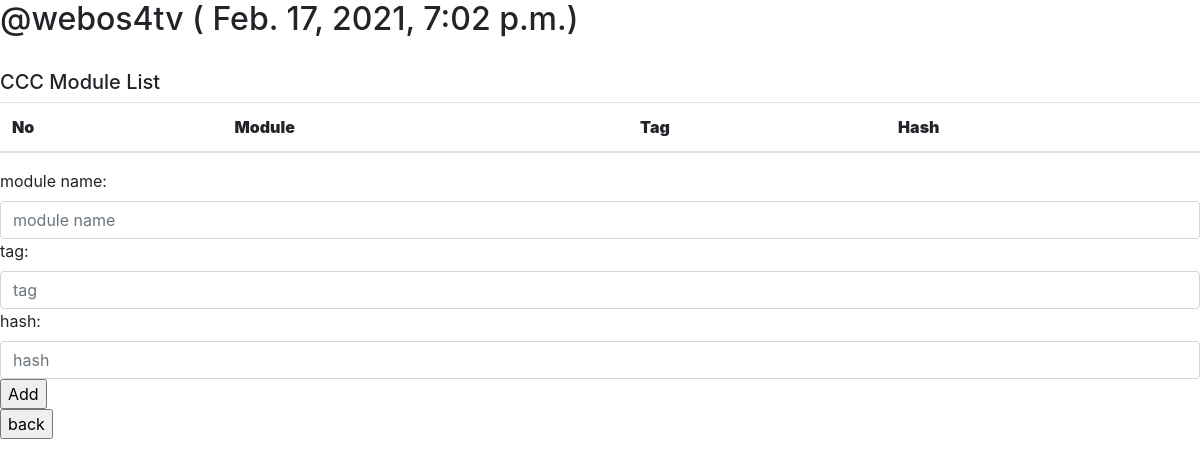
Page /CCC/14/ on the earlier database version.
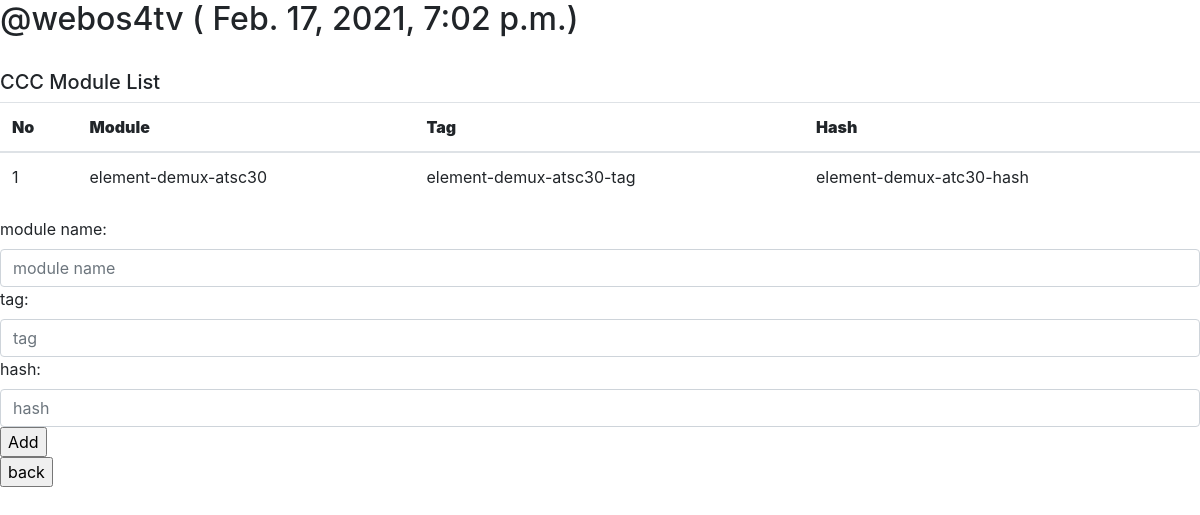
Same page on the later database version.
### CCC/models.py (models this page shows, shortened)
class Module(models.Model):
    job = models.ForeignKey(Job, on_delete=models.CASCADE)
    name = models.CharField(max_length=100)
    tag = models.CharField(max_length=100)
    hash_value = models.CharField(max_length=100)

### CCC/views.py (the view)
# urls.py: path('<int:job_id>/', views.DetailView, name='detail'),
def DetailView(request, job_id):
    job = get_object_or_404(Job, pk=job_id)
    try:
        if request.method == 'POST':
            form = ModuleForm(request.POST)
            if form.is_valid():
                if not is_valid_module(form.cleaned_data):
                    pass
                elif is_exist_module(job, form.cleaned_data):
                    messages.info(request, 'Already exist the module')
                else:
                    module_name = form.cleaned_data['name']
                    module_tag = form.cleaned_data['tag']
                    module_hash = form.cleaned_data['hash_value']
                    new_module = Module.objects.create(job=job, name=module_name, tag=module_tag, hash_value=module_hash)
                    new_module.save()
                form = ModuleForm()
        else:
            form = ModuleForm(request.GET)
        return render(request, 'detail.html', {'job': job, 'form': form})
    except (KeyError, Job.DoesNotExist):
        return render(request, 'main.html')

### CCC/forms.py
class ModuleForm(forms.Form):
    name = forms.CharField(label='module name', max_length=100, required=False,
                widget=forms.TextInput(attrs={'placeholder': 'module name', 'class': 'form-control'}))
    tag = forms.CharField(label='tag', max_length=100, required=False,
                widget=forms.TextInput(attrs={'placeholder': 'tag', 'class': 'form-control'}))
    hash_value = forms.CharField(label='hash', max_length=100, required=False,
                widget=forms.TextInput(attrs={'placeholder': 'hash', 'class': 'form-control'}))

### CCC/templates/detail.html (shortened to what this page needs)
{% extends "base.html" %}
{% block content %}
{% if job %}
<h2> {{ job.branch }} ( {{ job.build_start_time }}) </h2><br>
<h5> CCC Module List </h5>
<table class="table">
    <thead>
        <tr>
            <th scope="col"><b> No </b></th>
            <th scope="col"><b> Module</b></th>
            <th scope="col"><b> Tag</b></th>
            <th scope="col"><b> Hash</b></th>
        </tr>
    </thead>
    <tbody>
        {% for module in job.module_set.all %}
        <tr>
            <td>{{ forloop.counter }}</td>
            <td>{{ module.name }}</td>
            <td>{{ module.tag }}</td>
            <td>{{ module.hash_value }}</td>
        </tr>
        {% endfor %}
    </tbody>
</table>
<form action="{% url 'CCC:detail' job.id %}" method="post">
    {{ form }}
    <input type="submit" value="Add" />
</form>
<form action="{% url 'CCC:main' %}" method="post">
<input type="submit" value="back" />
</form>
{% endif %}
{% endblock content %}

Differences in the rows shown:
added Module: name "element-demux-atsc30", tag "element-demux-atsc30-tag", hash_value "element-demux-atc30-hash"
